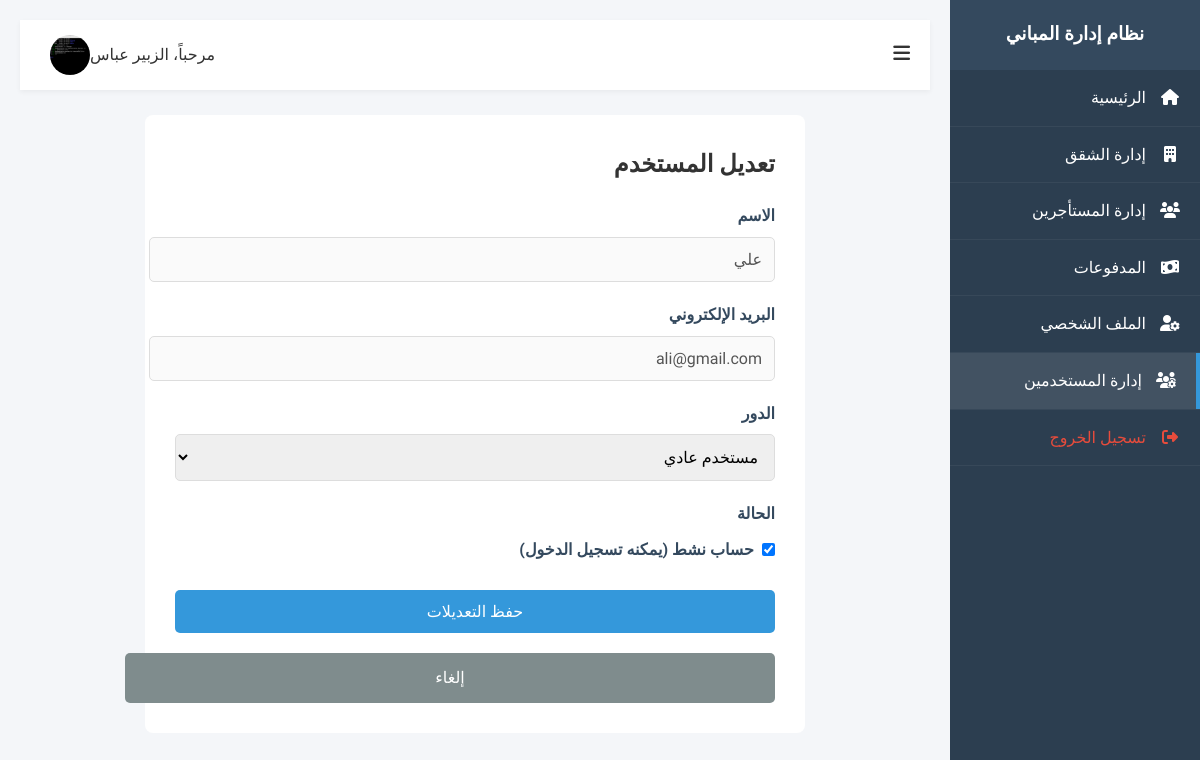
/public/users/edit/7 (signed in), run on the app's committed database.
### tables this page shows
CREATE TABLE `users` (
  `id` int(11) NOT NULL,
  `name` varchar(100) NOT NULL,
  `email` varchar(100) NOT NULL,
  `password` varchar(255) NOT NULL,
  `phone` varchar(20) NOT NULL,
  `image` varchar(255) DEFAULT NULL,
  `created_at` timestamp NOT NULL DEFAULT current_timestamp(),
  `role` enum('admin','user') DEFAULT 'user',
  `is_active` tinyint(1) DEFAULT 1
);

### app/Core/Router.php (called while the page is built, shortened)
<?php
class Router {
    protected $currentMethod = 'login';
    public function __construct() {
        $url = $this->getUrl();
        if (isset($url[0])) {
            $controllerName = ucwords($url[0]) . 'Controller';
            if (file_exists('../app/Controllers/' . $controllerName . '.php')) {
                $this->currentMethod = 'index';
                unset($url[0]);
            }
        }
        $this->currentController = new $controllerClass();
        if (isset($url[1])) {
            if (method_exists($this->currentController, $url[1])) {
                $this->currentMethod = $url[1];
                unset($url[1]);
            }
        }
        $this->params = $url ? array_values($url) : [];
        call_user_func_array([$this->currentController, $this->currentMethod], $this->params);
    }
    public function getUrl() {
        if (isset($_GET['url'])) {
            $url = rtrim($_GET['url'], '/');
            $url = filter_var($url, FILTER_SANITIZE_URL);
            $url = explode('/', $url);
            return $url;
        }
        return [];
    }
}

### public/index.php (called while the page is built, shortened)
<?php
spl_autoload_register(function ($className) {
    $classPath = str_replace(['App\\', '\\'], ['', DIRECTORY_SEPARATOR], $className);
    $file = APP_ROOT . '/app/' . $classPath . '.php';
});
$init = new App\Core\Router();

### app/Core/Database.php (called while the page is built, shortened)
<?php
class Database {
    private $host = DB_HOST;
    private $user = DB_USER;
    private $pass = DB_PASS;
    private $dbname = DB_NAME;
    private $dbh;
    private $stmt;
    private static $instance = null;
    private function __construct() {
        $dsn = 'mysql:host=' . $this->host . ';dbname=' . $this->dbname . ';charset=utf8mb4';
        $options = array(
            PDO::ATTR_PERSISTENT => true,
            PDO::ATTR_ERRMODE => PDO::ERRMODE_EXCEPTION,
            PDO::ATTR_DEFAULT_FETCH_MODE => PDO::FETCH_OBJ,
            PDO::MYSQL_ATTR_INIT_COMMAND => "SET NAMES utf8mb4"
        );
        try {
            $this->dbh = new PDO($dsn, $this->user, $this->pass, $options);
        } catch (PDOException $e) {
            $this->error = $e->getMessage();
            die("Database Connection Error: " . $this->error);
        }
    }
    public static function getInstance() {
        if (self::$instance == null) {
            self::$instance = new Database();
        }
        return self::$instance;
    }
    public function query($sql) {
        $this->stmt = $this->dbh->prepare($sql);
    }
    public function bind($param, $value, $type = null) {
        if (is_null($type)) {
            switch (true) {
                default:
                    $type = PDO::PARAM_STR;
            }
        }
        $this->stmt->bindValue($param, $value, $type);
    }
    public function execute() {
        return $this->stmt->execute();
    }
    public function single() {
        $this->execute();
        return $this->stmt->fetch();
    }
}

### app/Models/User.php (called while the page is built, shortened)
<?php
class User extends Model {
    public function getUserById($id) {
        $this->db->query('SELECT * FROM users WHERE id = :id');
        $this->db->bind(':id', $id);
        return $this->db->single();
    }
}

### app/Core/Model.php (called while the page is built, shortened)
<?php
class Model {
    public function __construct() {
        $this->db = Database::getInstance();
    }
}

### views/users/edit.php (the view, shortened to what this page needs)
<?php require APP_ROOT . '/views/layouts/header.php'; ?>
<div class="wrapper">
    <?php require APP_ROOT . '/views/layouts/sidebar.php'; ?>
    <div class="main-content" id="main-content">
        <?php require APP_ROOT . '/views/layouts/navbar.php'; ?>
        <div style="max-width: 600px; margin: 0 auto; background: #fff; padding: 30px; border-radius: 8px;">
            <h2 class="mb-3" style="margin-bottom: 20px;">تعديل المستخدم</h2>
            <form action="<?php echo URL_ROOT; ?>/users/edit/<?php echo $data['user']->id; ?>" method="post">
                <div class="form-group">
                    <label>الاسم</label>
                    <input type="text" class="form-control" value="<?php echo $data['user']->name; ?>" disabled>
                </div>
                <div class="form-group">
                    <label>البريد الإلكتروني</label>
                    <input type="email" class="form-control" value="<?php echo $data['user']->email; ?>" disabled>
                </div>
                <div class="form-group">
                    <label>الدور</label>
                    <select name="role" class="form-control">
                        <option value="user" <?php echo ($data['user']->role == 'user') ? 'selected' : ''; ?>>مستخدم عادي</option>
                    </select>
                </div>
                <div class="form-group">
                    <label>الحالة</label>
                    <div style="margin-top: 10px;">
                        <label style="display:inline-flex; align-items:center;">
                            <input type="checkbox" name="is_active" value="1" <?php echo ($data['user']->is_active) ? 'checked' : ''; ?> style="width:auto; margin-left:8px;">
                            حساب نشط (يمكنه تسجيل الدخول)
                        </label>
                    </div>
                </div>
                <div class="form-group">
                    <input type="submit" value="حفظ التعديلات" class="btn btn-primary btn-block">
                </div>
                <a href="<?php echo URL_ROOT; ?>/users" class="btn btn-block" style="background:#7f8c8d;">إلغاء</a>
            </form>
        </div>
    </div>
</div>
<?php require APP_ROOT . '/views/layouts/footer.php'; ?>

### public/css/style.css (style rules this page uses)
:root { --primary-color: #2c3e50; --secondary-color: #34495e; --accent-color: #3498db; --success-color: #27ae60; --danger-color: #c0392b; --light-color: #ecf0f1; --dark-color: #2c3e50; --text-color: #333; --sidebar-width: 250px; --font-main: 'Tajawal', sans-serif; }
* { box-sizing: border_box; margin: 0; padding: 0; }
body { font-family: var(--font-main); background-color: #f4f6f9; color: var(--text-color); direction: rtl; text-align: right; line-height: 1.6; }
a { text-decoration: none; color: inherit; }
.wrapper { display: flex; min-height: 100vh; }
.main-content { flex: 1; padding: 20px; transition: all 0.3s; }
.form-group { margin-bottom: 20px; }
.form-group label { display: block; margin-bottom: 8px; font-weight: bold; color: var(--secondary-color); }
.form-control { width: 100%; padding: 12px; border: 1px solid #ddd; border-radius: 5px; font-family: var(--font-main); font-size: 16px; transition: border 0.3s; }
.btn { display: inline-block; background: var(--primary-color); color: #fff; padding: 12px 25px; border: none; border-radius: 5px; cursor: pointer; font-size: 16px; font-family: var(--font-main); transition: background 0.3s; width: 100%; text-align: center; }
.btn-block { display: block; width: 100%; }
.btn-primary { background: var(--accent-color); }

### data on the page
users: name "علي", email "ali@gmail.com", role "مستخدم عادي", is_active "☑"

### other printed values
SITE_NAME "نظام إدارة المباني"
$_SESSION['user_name'] "الزبير عباس"
